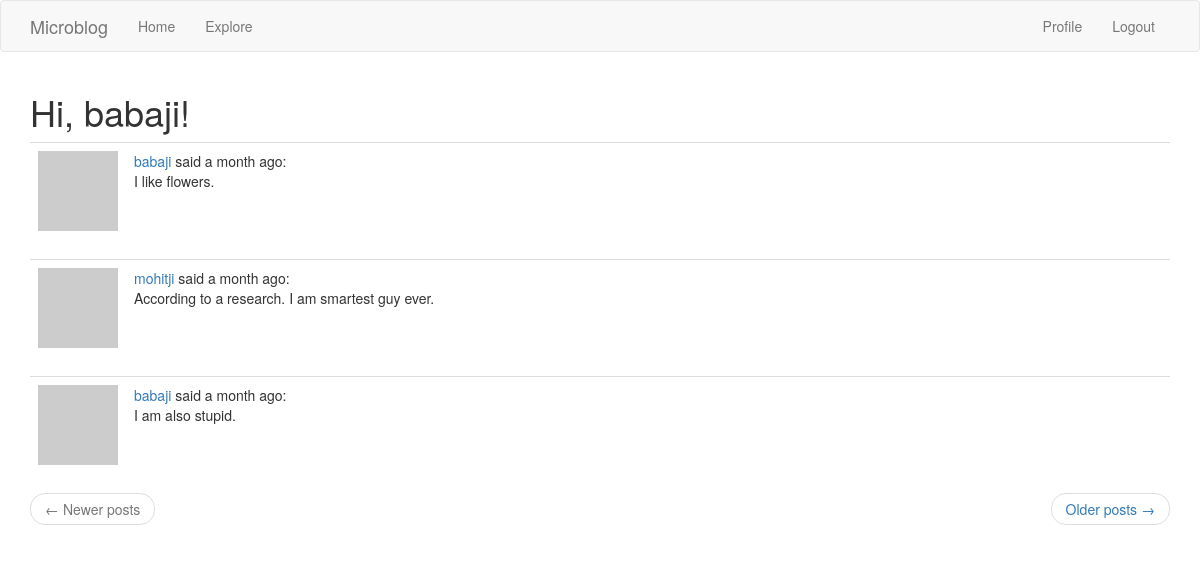
The app's page /explore (signed in), older data.
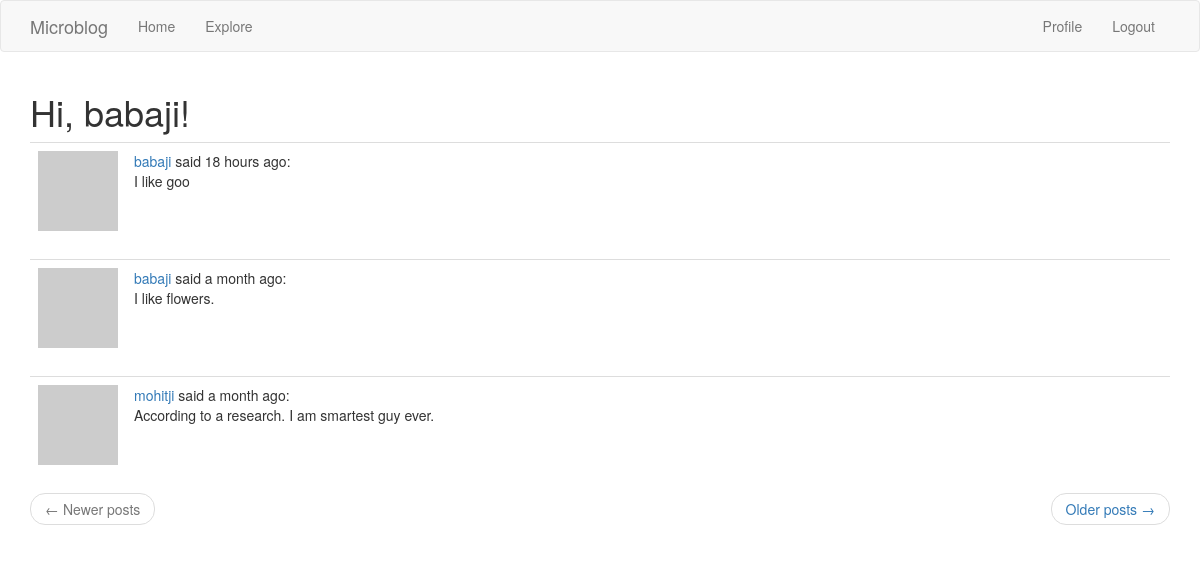
The same page, newer data.
### app/models.py (models this page shows, shortened)
class Post(db.Model):
    id = db.Column(db.Integer, primary_key=True)
    body = db.Column(db.String(140))
    timestamp = db.Column(db.DateTime, index=True, default=datetime.utcnow)
    user_id = db.Column(db.Integer, db.ForeignKey("user.id"))

class User(UserMixin, db.Model):
    id = db.Column(db.Integer, primary_key=True)
    username = db.Column(db.String(64), index=True, unique=True)
    email = db.Column(db.String(120), index=True, unique=True)
    passowrd_hash = db.Column(db.String(128))
    about_me = db.Column(db.String(140))
    last_seen = db.Column(
        db.DateTime, default=datetime.utcnow
    )  # Passing the function, not calling it
    posts = db.relationship("Post", backref="author", lazy="dynamic")
    followed = db.relationship(
        "User",
        secondary=followers,  # configures the association table i.e. followers
        primaryjoin=(followers.c.follower_id == id),
        secondaryjoin=(followers.c.followed_id == id),
        backref=db.backref("followers", lazy="dynamic"),
        lazy="dynamic",
    )
    def avatar(self, size):  # see chapter 6
        digest = md5(
            self.email.lower().encode("utf-8")
        ).hexdigest()  # expects characters in lower case and in byte form.
        return "https://www.gravatar.com/avatar/{}?d=identicon&s={}".format(
            digest, size
        )  # s for size. d is to get default avatar, 'identicon' is the name of avatar

### app/routes.py (the view)
@app.route("/explore")
@login_required
def explore():
    page = request.args.get("page", 1, type=int)
    posts = Post.query.order_by(Post.timestamp.desc()).paginate(
        page, app.config["POSTS_PER_PAGE"], False
    )
    next_url = url_for("explore", page=posts.next_num) if posts.has_next else None
    prev_url = url_for("explore", page=posts.prev_num) if posts.has_prev else None
    return render_template(
        "index.html",
        title="Explore",
        posts=posts.items,
        next_url=next_url,
        prev_url=prev_url,
    )

### app/models.py (called while the page is built)
@login.user_loader
def load_user(id):
    return User.query.get(int(id))

### app/routes.py (called while the page is built)
@app.before_request
def before_request():
    if current_user.is_authenticated:
        current_user.last_seen = datetime.utcnow()
        db.session.commit()

### app/templates/index.html (shortened to what this page needs)
{% extends "base.html" %}
{% import 'bootstrap/wtf.html' as wtf %}
{% block app_content %}
<h1>Hi, {{ current_user.username }}!</h1>
{% for post in posts %}
{% include '_post.html' %}
{% endfor %}
<nav aria-label="...">
    <ul class="pager">
        <li class="previous{% if not prev_url %} disabled{% endif %}">
            <a href="{{ prev_url or '#' }}">
                <span aria-hidden="true">&larr;</span> Newer posts
            </a>
        </li>
        <li class="next{% if not next_url %} disabled{% endif %}">
            <a href="{{ next_url or '#' }}">
                Older posts <span aria-hidden="true">&rarr;</span>
            </a>
        </li>
    </ul>
</nav>
{% endblock %}

### app/templates/_post.html
<table class="table table-hover">
    <tr valign="top">
        <td width="70px">
            <a href="{{ url_for('user', username=post.author.username) }}">
                <img src="{{ post.author.avatar(36) }}">
            </a>
        </td>
        <td>
            <a href="{{ url_for('user', username=post.author.username) }}">
                {{ post.author.username }}
            </a>
            said {{ moment(post.timestamp).fromNow() }}:
            <br>
            {{ post.body }}
        </td>
    </tr>
</table>

Row changes from the older to the newer data that the page shows:
no longer on this page (row unchanged): Post: author.username "babaji", timestamp "a month ago", body "I am also stupid."
added Post: author.username "babaji", timestamp "18 hours ago", body "I like goo"
